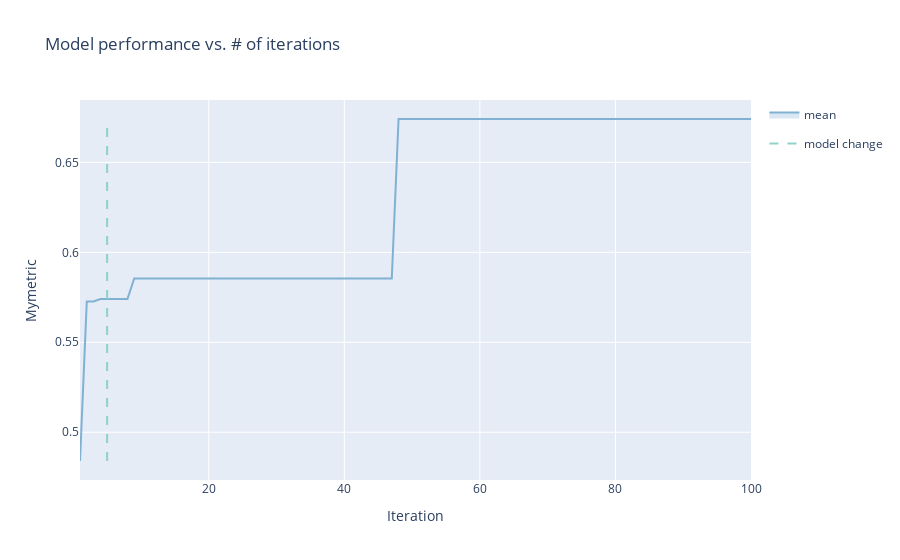

Notebook code cell kept with this figure:
### Code cell
print(ax_client.generation_strategy.trials_as_df)
render(ax_client.get_optimization_trace())
